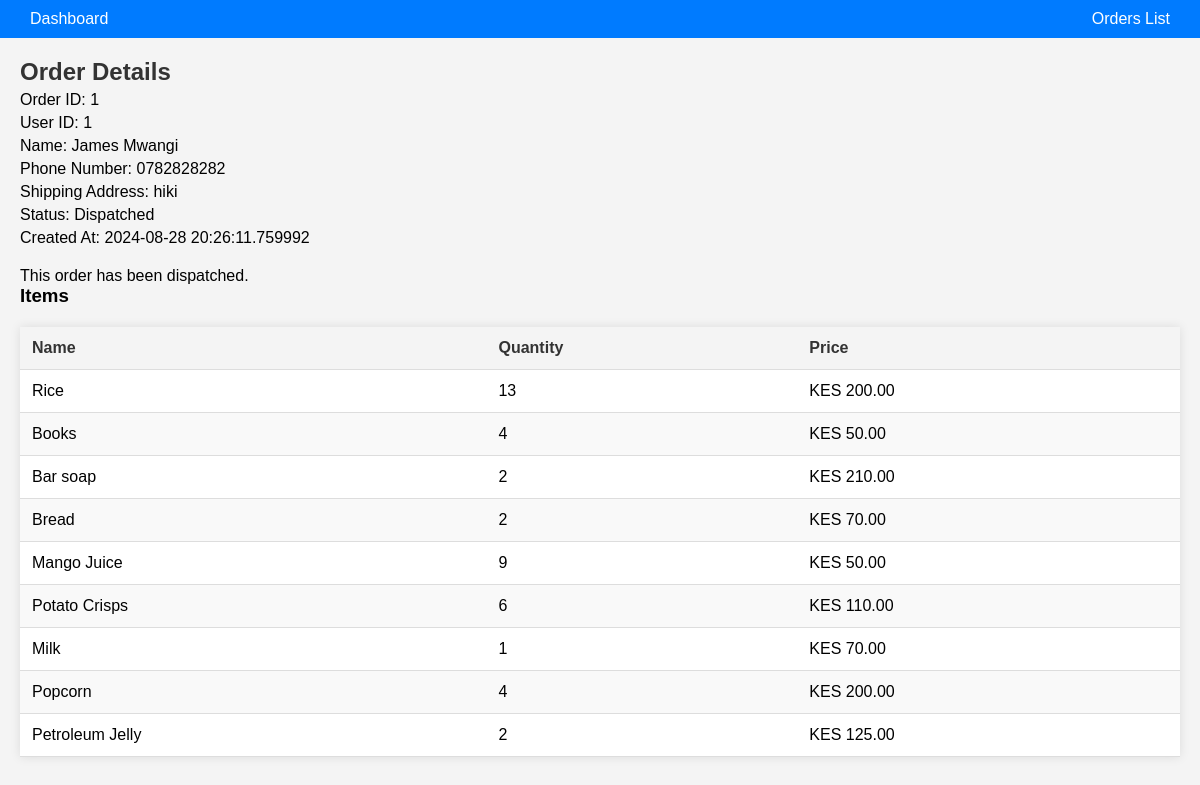
Page /order/1 on the committed database.
### models.py (models this page shows, shortened)
class Order(db.Model):
    __tablename__ = 'order'
    id = db.Column(db.Integer, primary_key=True)
    name = db.Column(db.String(100), nullable=False)
    phone = db.Column(db.String(20), nullable=False)
    address = db.Column(db.String(200), nullable=False)
    user_id = db.Column(db.Integer, db.ForeignKey('user.id'), nullable=False)
    created_at = db.Column(db.DateTime, default=datetime.utcnow)
    status = db.Column(db.String(50), default='Pending')
    user = db.relationship('User', backref=db.backref('orders', lazy=True))
    items = db.relationship('OrderItem', backref='order', lazy=True)
    date_created = db.Column(db.DateTime, default=datetime.utcnow)

class OrderItem(db.Model):
    __tablename__ = 'order_item'
    id = db.Column(db.Integer, primary_key=True)
    order_id = db.Column(db.Integer, db.ForeignKey('order.id'), nullable=False)
    inventory_item_id = db.Column(db.Integer, db.ForeignKey('inventory_item.id'), nullable=False)
    quantity = db.Column(db.Integer, nullable=False)
    price = db.Column(db.Float, nullable=False)
    inventory_item = db.relationship('InventoryItem', backref=db.backref('order_items', lazy=True))

class InventoryItem(db.Model):
    __tablename__ = 'inventory_item'
    id = db.Column(db.Integer, primary_key=True)
    name = db.Column(db.String(150), nullable=False)
    quantity = db.Column(db.String(50), nullable=False)
    unit = db.Column(db.String(50), nullable=False)
    price = db.Column(db.Float, nullable=False)
    description = db.Column(db.String(255), nullable=True)
    stock = db.Column(db.Integer, default=0)
    image = db.Column(db.String(100), nullable=True)  # New field to store image filename

### app.py (the view)
@app.route('/order/<int:order_id>', methods=['GET'])
def order_detail(order_id):
    order = Order.query.get_or_404(order_id)
    return render_template('order_detail.html', order=order)

### app.py (called while the page is built)
@app.before_request
def before_request():
    if 'cart' not in session:
        session['cart'] = {}  # Initialize cart as a dictionary

@app.template_filter('currency')
def currency_format(value, currency="KES"):
    if not isinstance(value, (int, float)):
        return value  # Return the value unchanged if it's not a number
    return f"{currency} {value:,.2f}"

### templates/order_detail.html (shortened to what this page needs)
<!DOCTYPE html>
<html lang="en">
<head>
    <link rel="stylesheet" href="{{ url_for('static', filename='css/style.css') }}">
</head>
<body>
    <header>
        <a href="{{ url_for('index') }}">Dashboard</a>
        <a href="{{ url_for('orders') }}">Orders List</a>
    </header>
    <main>
        <h2>Order Details</h2>
        <div class="order-details">
            <p>Order ID: {{ order.id }}</p>
            <p>User ID: {{ order.user_id }}</p>
            <p>Name: {{ order.name }}</p>
            <p>Phone Number: {{ order.phone }}</p>
            <p>Shipping Address: {{ order.address }}</p>
            <p>Status: {{ order.status }}</p>
            <p>Created At: {{ order.created_at }}</p>
        </div>
        <div class="dispatch-section">
            {% if order.status != 'Dispatched' %}
                <form action="{{ url_for('dispatch_order', order_id=order.id) }}" method="POST">
                    <button type="submit">Dispatch Order</button>
                </form>
            {% else %}
                <p>This order has been dispatched.</p>
            {% endif %}
        </div>
        <div class="order-items">
            <h3>Items</h3>
            <table>
                <thead>
                    <tr>
                        <th>Name</th>
                        <th>Quantity</th>
                        <th>Price</th>
                    </tr>
                </thead>
                <tbody>
                    {% for item in order.items %}
                    <tr>
                        <td>{{ item.inventory_item.name }}</td>
                        <td>{{ item.quantity }}</td>
                        <td>{{ item.price|currency }}</td>
                    </tr>
                    {% endfor %}
                </tbody>
            </table>
        </div>
    </main>
</body>
</html>

### static/css/style.css (style rules this page uses)
* { margin: 0; padding: 0; box-sizing: border-box; }
body { font-family: Arial, Helvetica, sans-serif; background-color: beige; color: black; }
header { display: flex; justify-content: space-between; align-items: center; padding: 10px 20px; background-color: darkgoldenrod; color: wheat; }
main { margin-left: 220px; padding: 20px; padding-top: 60px; }
a { color: black; }

### templates/order_detail.html (style rules this page uses)
body { font-family: Arial, sans-serif; margin: 0; padding: 0; background-color: #f4f4f4; }
header { background-color: #007bff; color: white; padding: 10px 20px; text-align: center; }
header a { color: white; text-decoration: none; margin: 0 10px; }
main { padding: 20px; max-width: 1200px; margin: 0 auto; }
h2 { margin-top: 0; color: #333; }
table { width: 100%; border-collapse: collapse; margin-top: 20px; background-color: white; box-shadow: 0 0 10px rgba(0, 0, 0, 0.1); }
th, td { padding: 12px; text-align: left; border-bottom: 1px solid #ddd; }
th { background-color: #f4f4f4; font-weight: bold; color: #333; }
tr:nth-child(even) { background-color: #f9f9f9; }
.order-details, .order-items { margin-bottom: 20px; }
.order-details p, .order-items th, .order-items td { margin: 5px 0; }

### rows in the picture
Order: id "1", user_id "1", name "James Mwangi", phone "0782828282", address "hiki", status "Dispatched", created_at "2024-08-28 20:26:11.759992"
OrderItem: inventory_item.name "Rice", quantity "13", price "KES 200.00"
OrderItem: inventory_item.name "Books", quantity "4", price "KES 50.00"
OrderItem: inventory_item.name "Bar soap", quantity "2", price "KES 210.00"
OrderItem: inventory_item.name "Bread", quantity "2", price "KES 70.00"
OrderItem: inventory_item.name "Mango Juice", quantity "9", price "KES 50.00"
OrderItem: inventory_item.name "Potato Crisps", quantity "6", price "KES 110.00"
OrderItem: inventory_item.name "Milk", quantity "1", price "KES 70.00"
OrderItem: inventory_item.name "Popcorn", quantity "4", price "KES 200.00"
OrderItem: inventory_item.name "Petroleum Jelly", quantity "2", price "KES 125.00"
